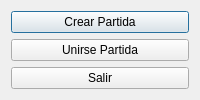
<?xml version="1.0" encoding="UTF-8"?>
<ui version="4.0">
 <class>MainMenuWindow</class>
 <widget class="QDialog" name="MainMenuWindow">
  <property name="windowTitle">
   <string>Menú Principal</string>
  </property>
  <layout class="QVBoxLayout" name="verticalLayout">
   <item>
    <widget class="QPushButton" name="createButton">
     <property name="text"><string>Crear Partida</string></property>
    </widget>
   </item>
   <item>
    <widget class="QPushButton" name="joinButton">
     <property name="text"><string>Unirse Partida</string></property>
    </widget>
   </item>
   <item>
    <widget class="QPushButton" name="quitButton">
     <property name="text"><string>Salir</string></property>
    </widget>
   </item>
  </layout>
 </widget>
 <resources/>
 <connections/>
</ui>
